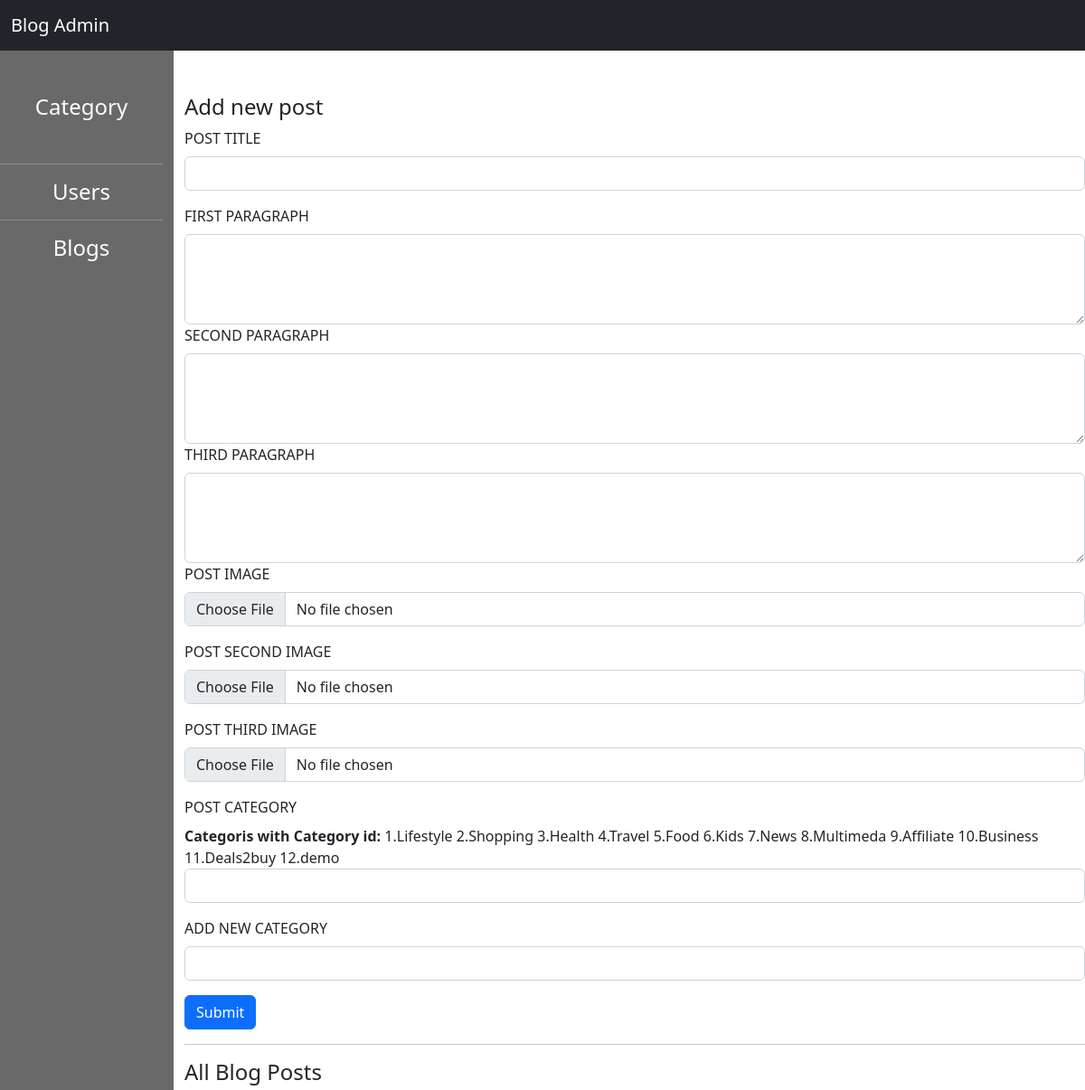
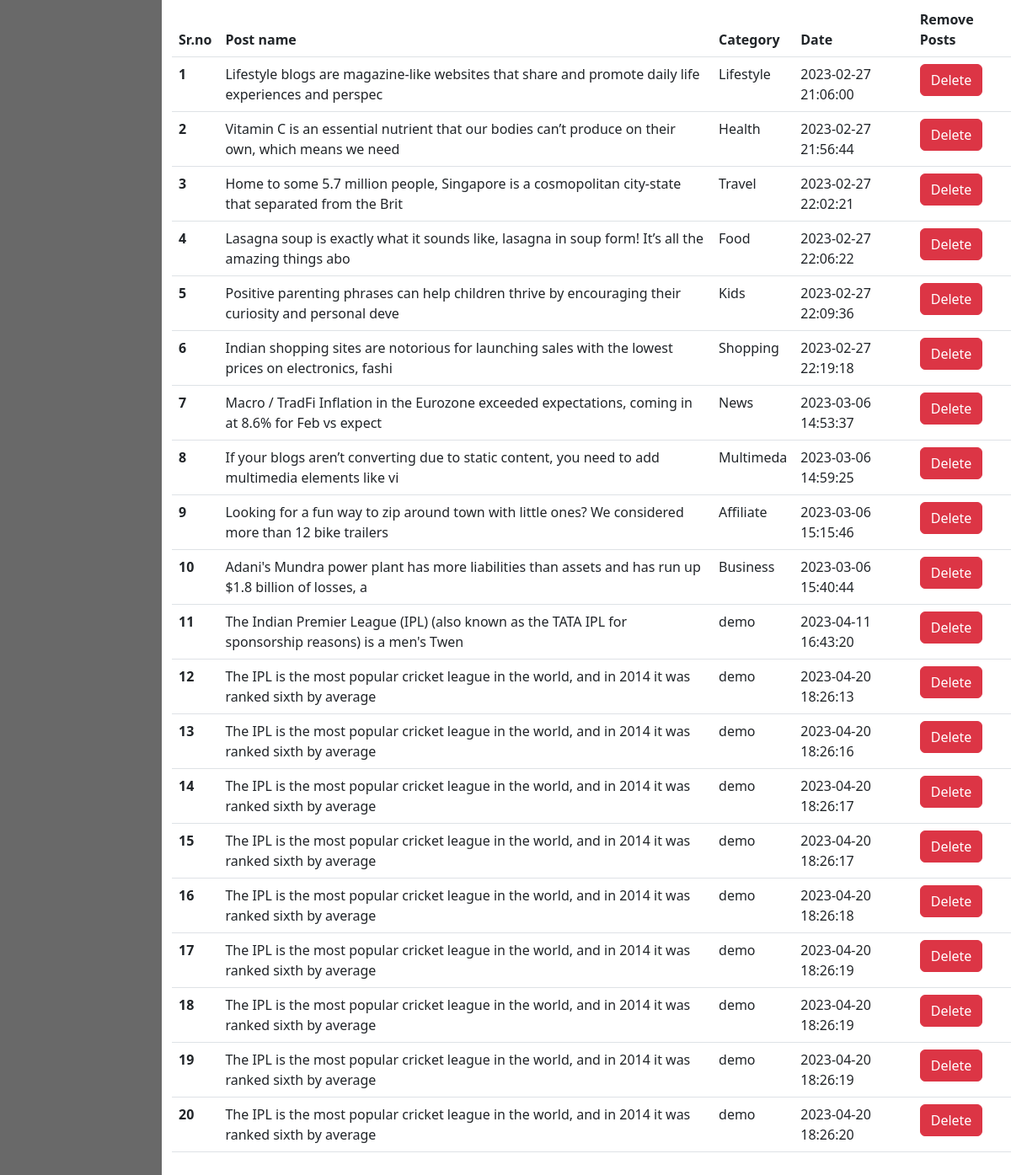
The app's page /admin.php with its own data (2 pictures, top to bottom).
### tables this page shows
CREATE TABLE `blog_post_category` (
  `post_cat_id` int(20) NOT NULL,
  `post_cat_name` varchar(50) NOT NULL
);

CREATE TABLE `blog_posts` (
  `post_id` int(11) NOT NULL,
  `post_title` varchar(1000) DEFAULT NULL,
  `post_content` text NOT NULL,
  `post_content2` varchar(5000) DEFAULT NULL,
  `post_content3` varchar(5000) DEFAULT NULL,
  `post_image` longblob DEFAULT NULL,
  `date` datetime NOT NULL DEFAULT current_timestamp(),
  `emailid` varchar(50) NOT NULL,
  `post_cat` int(50) NOT NULL,
  `post_image2` varchar(1000) DEFAULT NULL,
  `post_image3` varchar(1000) DEFAULT NULL,
  `likes` int(100) NOT NULL DEFAULT 0
);

### admin.php (the view, shortened to what this page needs)
<?php
include 'include/dbconnect.php';
?>
<!doctype html>
<html lang="en">
<head>
    <link href="https://cdn.jsdelivr.net/npm/bootstrap@5.2.2/dist/css/bootstrap.min.css" rel="stylesheet">
</head>
<body id="body">
    <nav class="navbar navbar-expand-lg navbar-dark bg-dark">
        <div class="container-fluid">
            <a class="navbar-brand" href="#">Blog Admin</a>
        </div>
    </nav>
    <div class="">
        <div class="row">
            <div class="col-2 leftside text-center">
                <h4 class="my-5">Category</h4>
                <hr>
                <h4>Users</h4>
                <hr>
                <h4>Blogs</h4>
            </div>
            <div class="col my-5 mr-10">
                <h4>Add new post</h4>
                <form action="admin.php" method="POST" enctype="multipart/form-data">
                    <div class="mb-3">
                        <label for="exampleInput" class="form-label">POST TITLE</label>
                        <input type="text" class="form-control" name="postname" id="" aria-describedby="emailHelp" required>
                    </div>
                    <label for="exampleInput" class="form-label">FIRST PARAGRAPH</label>
                    <div class="form-floating">
                        <textarea class="form-control" name="posttext" placeholder="Leave a comment here" id="floatingTextarea2" style="height: 100px" required></textarea>
                    </div>
                    <label for="exampleInput" class="form-label">SECOND PARAGRAPH</label>
                    <div class="form-floating">
                        <textarea class="form-control" name="posttext2" placeholder="Leave a comment here" id="floatingTextarea2" style="height: 100px"></textarea>
                    </div>
                    <label for="exampleInput" class="form-label">THIRD PARAGRAPH</label>
                    <div class="form-floating">
                        <textarea class="form-control" name="posttext3" placeholder="Leave a comment here" id="floatingTextarea2" style="height: 100px"></textarea>
                    </div>
                    <div class="mb-3">
                        <label for="number" class="form-label">POST IMAGE</label>
                        <input type="file" name="file" class="form-control" required>
                    </div>
                    <div class="mb-3">
                        <label for="number" class="form-label">POST SECOND IMAGE</label>
                        <input type="file" accept="jpeg/png/JPEG/JPG" name="postimg2" class="form-control" id="">
                    </div>
                    <div class="mb-3">
                        <label for="number" class="form-label">POST THIRD IMAGE</label>
                        <input type="file" accept="jpeg/png/JPEG/JPG" name="postimg3" class="form-control" id="">
                    </div>
                    <div class="mb-3">
                        <label for="text" class="form-label">POST CATEGORY</label>
                        <p><b>Categoris with Category id:</b><?php getcategory(); ?>
                        <input type="number" class="form-control" name="postcat" id="" aria-describedby="emailHelp" required>
                    </div>
                    <div class="mb-3">
                        <label for="text" class="form-label">ADD NEW CATEGORY</label>
                        <input type="text" class="form-control" name="newcat" id="" aria-describedby="emailHelp" >
                    </div>
                    <button type="submit" name="submit" class="btn btn-primary" >Submit</button>
                </form>
                <hr>
                <div>
                    <h4>All Blog Posts</h4>
                    <table class="table">
                        <thead>
                            <tr>
                                <th scope="col">Sr.no</th>
                                <th scope="col">Post name</th>
                                <th scope="col">Category</th>
                                <th scope="col">Date</th>
                                <th scope="col">Remove Posts</th>
                            </tr>
                        </thead>
                        <tbody>
                            <?php all_blog_posts(); ?>
                        </tbody>
                    </table>
                </div>
            </div>
        </div>
    </div>
</body>
</html>
<?php
function show_category($catid){
    global $conn;
    $qer = " SELECT * FROM blog_post_category WHERE post_cat_id = $catid";
    $smt = $conn->prepare($qer);
    $smt->execute();
    $datas = $smt->fetchAll();
    foreach ($datas as $data) {
        echo($data['post_cat_name']);
    }
}
function all_blog_posts(){
    global $conn;
    $qr = "SELECT * FROM blog_posts";
    $stmt = $conn->prepare($qr);
    $stmt->execute();
    $results = $stmt->fetchAll();
    $postcnt = 0;
    foreach ($results as $result) {
        $postcnt = $postcnt+1;
        $name = $result['post_content'];
        $small = substr($name, 0, 100);
        $date = $result['date'];
        $catid = $result['post_cat'];
        $postid = $result['post_id'];
        ?>
        <tr>
            <th scope="row"><?php echo($postcnt);?></th>
            <td><?php echo($small);?></td>
            <td><?php show_category($catid) ?></td>
            <td><?php echo($date); ?></td>
            <td><button class="btn btn-danger" onclick="deletepost(<?php echo($postid);?>)">Delete</button></td>
        </tr>
        <?php
    }
}
function getcategory(){
    global $conn;
    $q = $conn->prepare(" SELECT * FROM blog_post_category");
    $q->execute();
    $results = $q->fetchAll();
    foreach ($results as $result) {
    echo("   ".$result['post_cat_id'].".".$result['post_cat_name']."   ");
    }
}
?>

### admin.php (style rules this page uses)
.leftside { background-color: dimgrey; color: white; }

### records on screen
blog_post_category: post_cat_id "1", post_cat_name "Lifestyle"
blog_post_category: post_cat_id "2", post_cat_name "Shopping"
blog_post_category: post_cat_id "3", post_cat_name "Health"
blog_post_category: post_cat_id "4", post_cat_name "Travel"
blog_post_category: post_cat_id "5", post_cat_name "Food"
blog_post_category: post_cat_id "6", post_cat_name "Kids"
blog_post_category: post_cat_id "7", post_cat_name "News"
blog_post_category: post_cat_id "8", post_cat_name "Multimeda"
blog_post_category: post_cat_id "9", post_cat_name "Affiliate"
blog_post_category: post_cat_id "10", post_cat_name "Business"
blog_post_category: post_cat_id "11", post_cat_name "Deals2buy"
blog_post_category: post_cat_id "12", post_cat_name "demo"
blog_posts: post_content "Lifestyle blogs are magazine-like websites that share and promote daily life experiences and perspec", date "2023-02-27 21:06:00"
blog_posts: post_content "Vitamin C is an essential nutrient that our bodies can’t produce on their own, which means we need", date "2023-02-27 21:56:44"
blog_posts: post_content "Home to some 5.7 million people, Singapore is a cosmopolitan city-state that separated from the Brit", date "2023-02-27 22:02:21"
blog_posts: post_content "Lasagna soup is exactly what it sounds like, lasagna in soup form! It’s all the amazing things abo", date "2023-02-27 22:06:22"
blog_posts: post_content "Positive parenting phrases can help children thrive by encouraging their curiosity and personal deve", date "2023-02-27 22:09:36"
blog_posts: post_content "Indian shopping sites are notorious for launching sales with the lowest prices on electronics, fashi", date "2023-02-27 22:19:18"
blog_posts: post_content "Macro / TradFi Inflation in the Eurozone exceeded expectations, coming in at 8.6% for Feb vs expect", date "2023-03-06 14:53:37"
blog_posts: post_content "If your blogs aren’t converting due to static content, you need to add multimedia elements like vi", date "2023-03-06 14:59:25"
blog_posts: post_content "Looking for a fun way to zip around town with little ones? We considered more than 12 bike trailers", date "2023-03-06 15:15:46"
blog_posts: post_content "Adani's Mundra power plant has more liabilities than assets and has run up $1.8 billion of losses, a", date "2023-03-06 15:40:44"
blog_posts: post_content "The Indian Premier League (IPL) (also known as the TATA IPL for sponsorship reasons) is a men's Twen", date "2023-04-11 16:43:20"
blog_posts: post_content "The IPL is the most popular cricket league in the world, and in 2014 it was ranked sixth by average", date "2023-04-20 18:26:13"
blog_posts: post_content "The IPL is the most popular cricket league in the world, and in 2014 it was ranked sixth by average", date "2023-04-20 18:26:16"
blog_posts: post_content "The IPL is the most popular cricket league in the world, and in 2014 it was ranked sixth by average", date "2023-04-20 18:26:17"
blog_posts: post_content "The IPL is the most popular cricket league in the world, and in 2014 it was ranked sixth by average", date "2023-04-20 18:26:17"
blog_posts: post_content "The IPL is the most popular cricket league in the world, and in 2014 it was ranked sixth by average", date "2023-04-20 18:26:18"
blog_posts: post_content "The IPL is the most popular cricket league in the world, and in 2014 it was ranked sixth by average", date "2023-04-20 18:26:19"
blog_posts: post_content "The IPL is the most popular cricket league in the world, and in 2014 it was ranked sixth by average", date "2023-04-20 18:26:19"
blog_posts: post_content "The IPL is the most popular cricket league in the world, and in 2014 it was ranked sixth by average", date "2023-04-20 18:26:19"
blog_posts: post_content "The IPL is the most popular cricket league in the world, and in 2014 it was ranked sixth by average", date "2023-04-20 18:26:20"
